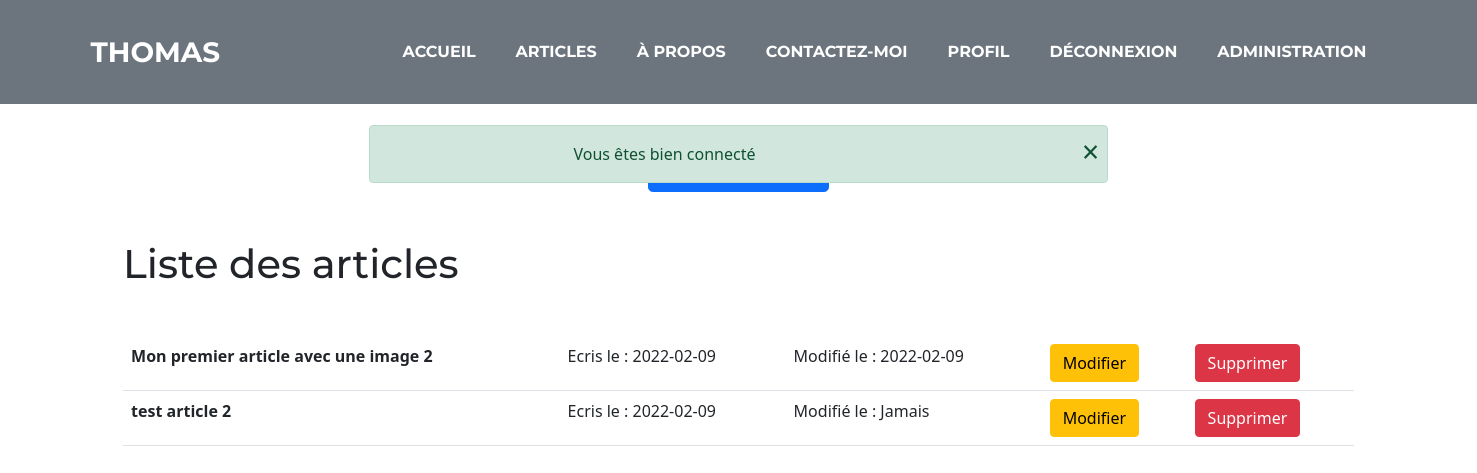
Page /index.php?action=administration&task=article (signed in) on the committed database.
### tables this page shows
CREATE TABLE `article` (
  `id` int(5) NOT NULL,
  `title` varchar(255) NOT NULL,
  `chapo` varchar(255) NOT NULL,
  `content` text NOT NULL,
  `created_at` date NOT NULL,
  `updated_at` date DEFAULT NULL,
  `id_user` int(5) NOT NULL,
  `image` varchar(255) DEFAULT NULL
);

### libraries/Renderer.php (called while the page is built, shortened)
<?php
class Renderer
{
    public static function render(string $path, array $variables = [])
    {
        extract($variables);
        require('views/' . $path . '.php');
        require('views/template.php');
    }
}

### libraries/controllers/Administration.php (called while the page is built, shortened)
<?php
class Administration
{
    public function article()
    {
        $articleModel = new \Models\Article();
        $articles = $articleModel->findAll('created_at DESC');
        \Renderer::render('adminArticle', compact('pageTitle', 'articles'));
    }
}

### libraries/Application.php (called while the page is built, shortened)
<?php
class Application
{
    public static function process()
    {
        $task = "index";
        if (!empty($_GET['task'])){
            $task = $_GET['task'];
        }
        $controller = new $controllerName();
        $controller->$task();
    }
}

### index.php (called while the page is built, shortened)
<?php
require_once('libraries/autoload.php');
\Application::process();

### libraries/autoload.php (called while the page is built, shortened)
<?php
spl_autoload_register(function($className){
    $className = str_replace("\\", "/", $className);
});

### libraries/Database.php (called while the page is built)
<?php
class Database
{
    private static $instance = null;
    public static function getPdo(): PDO
    {
        if (self::$instance === null)
        {
            self::$instance = new PDO('mysql:host=localhost;dbname=blog;charset=utf8', 'root', '', [
                PDO::ATTR_ERRMODE => PDO::ERRMODE_EXCEPTION,
                PDO::ATTR_DEFAULT_FETCH_MODE => PDO::FETCH_ASSOC
            ]);
        }
        return self::$instance;
    }
}

### libraries/models/Model.php (called while the page is built, shortened)
<?php
abstract class Model
{
    protected $pdo;
    protected $table;
    public function __construct()
    {
        $this->pdo = \Database::getPdo();
    }
    public function findAll(?string $order = ""): array
    {
        $sql = "SELECT * FROM {$this->table}";
        if ($order)
        {
            $sql .= " ORDER BY " . $order;
        }
        $resultats = $this->pdo->query($sql);
        $articles = $resultats->fetchAll();
        return $articles;
    }
}

### views/adminArticle.php (the view, shortened to what this page needs)
<div class="col-10 offset-1 content-height">
    <div class="text-center mt-3">
        <a class="btn btn-primary btn-lg" href="index.php?action=administration&task=writeArticle">Ecrire un article</a>
    </div>
    <h1 class="mt-5 mb-5">Liste des articles</h1>
    <table class="table">
        <tbody>
            <?php foreach ($articles as $article){ ?>
            <tr>
                <th scope="row"><?= $article['title'] ?></th>
                <td>Ecris le : <?= $article['created_at'] ?></td>
                <td>Modifié le : <?php if ($article['updated_at']){ echo $article['updated_at']; } else { echo "Jamais"; } ?></td>
                <td><a class="btn btn-warning" href="index.php?action=administration&task=updateArticle&id=<?=$article['id'];?>">Modifier</a></td>
                <td><a class="btn btn-danger" href="index.php?action=article&task=delete&id=<?=$article['id'];?>" onclick="return confirm(`Êtes-vous sûr de vouloir supprimer cet article ?`)">Supprimer</a></td>
            </tr>
            <?php } ?>
        </tbody>
    </table>
</div>
<?php require('template.php'); ?>

### public/css/style.css (style rules this page uses)
.content-height { padding-top: 8rem; }

### rows in the picture
article: title "Mon premier article avec une image 2", created_at "2022-02-09", updated_at "2022-02-09"
article: title "test article 2", created_at "2022-02-09", shows "Jamais"

### other values in the picture
$msgContent "Vous êtes bien connecté"
